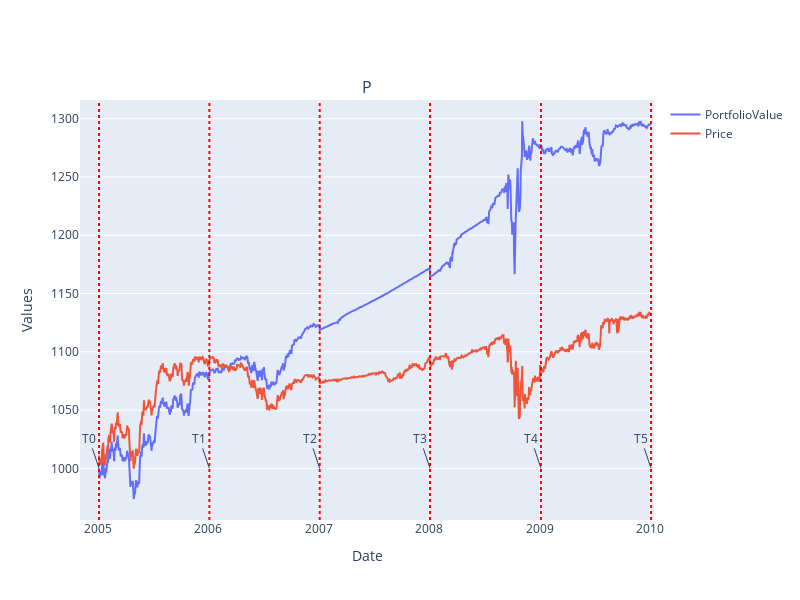

Write notebook code for a chart like this one.
### Code cell
portfolio_compo = pd.read_csv('src/data/precomputed_pricings_2.csv', index_col=None)
date_lines = STR_DATES_GRID_2

plot_portfolio(portfolio_compo, date_lines)

### Figure 1 — Plotly figure (JSON) as saved in the notebook; plotly's stock layout.template omitted (floating-point values rounded to 4 significant figures; data arrays with more than 128 entries replaced by an {"elided": "..."} marker saying what was removed)
{"data": [{"mode": "lines", "name": "PortfolioValue", "type": "scatter", "x": {"elided": "1305 str values"}, "y": {"elided": "1305 float values"}}, {"mode": "lines", "name": "Price", "type": "scatter", "x": {"elided": "1305 str values"}, "y": {"elided": "1305 float values"}}], "layout": {"annotations": [{"font": {"size": 16}, "showarrow": false, "text": "P", "x": 0.5, "xanchor": "center", "xref": "paper", "y": 1, "yanchor": "bottom", "yref": "paper"}, {"showarrow": true, "text": "T0", "x": "2005-01-04T00:00:00", "y": 1000}, {"showarrow": true, "text": "T1", "x": "2006-01-04T00:00:00", "y": 1000}, {"showarrow": true, "text": "T2", "x": "2007-01-04T00:00:00", "y": 1000}, {"showarrow": true, "text": "T3", "x": "2008-01-04T00:00:00", "y": 1000}, {"showarrow": true, "text": "T4", "x": "2009-01-05T00:00:00", "y": 1000}, {"showarrow": true, "text": "T5", "x": "2010-01-04T00:00:00", "y": 1000}], "height": 600, "hoverlabel": {"bgcolor": "white", "font": {"size": 12}}, "hovermode": "x", "shapes": [{"line": {"color": "red", "dash": "dot", "width": 2}, "type": "line", "x0": "2005-01-04T00:00:00", "x1": "2005-01-04T00:00:00", "xref": "x", "y0": 0, "y1": 1, "yref": "y domain"}, {"line": {"color": "red", "dash": "dot", "width": 2}, "type": "line", "x0": "2006-01-04T00:00:00", "x1": "2006-01-04T00:00:00", "xref": "x", "y0": 0, "y1": 1, "yref": "y domain"}, {"line": {"color": "red", "dash": "dot", "width": 2}, "type": "line", "x0": "2007-01-04T00:00:00", "x1": "2007-01-04T00:00:00", "xref": "x", "y0": 0, "y1": 1, "yref": "y domain"}, {"line": {"color": "red", "dash": "dot", "width": 2}, "type": "line", "x0": "2008-01-04T00:00:00", "x1": "2008-01-04T00:00:00", "xref": "x", "y0": 0, "y1": 1, "yref": "y domain"}, {"line": {"color": "red", "dash": "dot", "width": 2}, "type": "line", "x0": "2009-01-05T00:00:00", "x1": "2009-01-05T00:00:00", "xref": "x", "y0": 0, "y1": 1, "yref": "y domain"}, {"line": {"color": "red", "dash": "dot", "width": 2}, "type": "line", "x0": "2010-01-04T00:00:00", "x1": "2010-01-04T00:00:00", "xref": "x", "y0": 0, "y1": 1, "yref": "y domain"}], "showlegend": true, "width": 800, "xaxis": {"anchor": "y", "autorange": true, "domain": [0, 1], "range": ["2004-10-29 20:10:26.087", "2010-01-13 22:10:26.087"], "title": {"text": "Date"}, "type": "date"}, "yaxis": {"anchor": "x", "autorange": true, "domain": [0, 1], "range": [955.7, 1316.0], "title": {"text": "Values"}, "type": "linear"}}}
